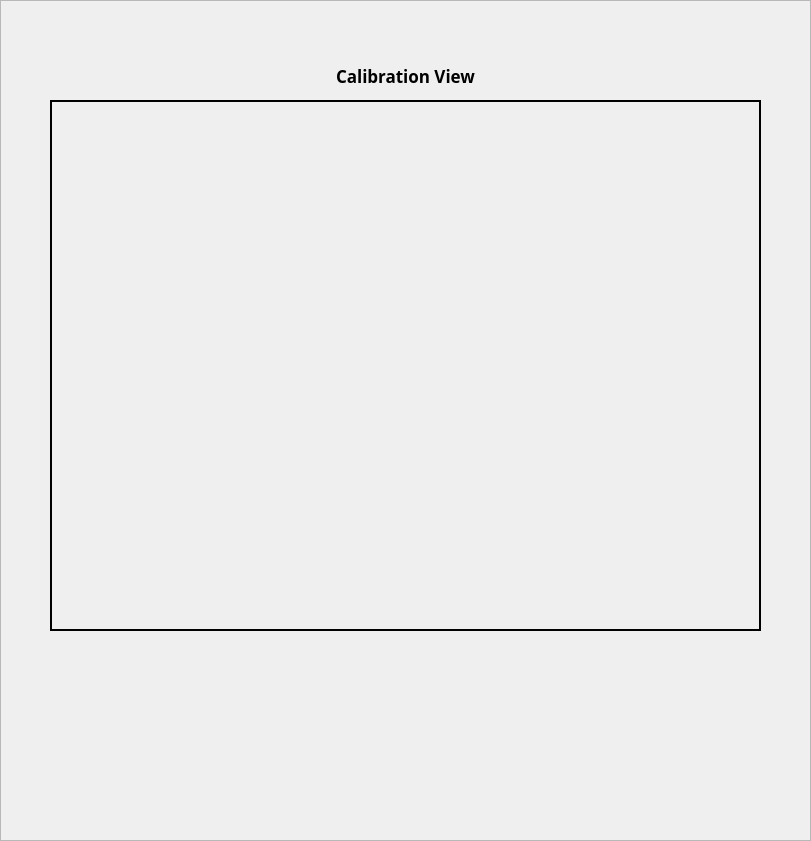
     <widget class="QFrame" name="frame">
      <property name="geometry">
       <rect>
        <x>350</x>
        <y>40</y>
        <width>811</width>
        <height>841</height>
       </rect>
      </property>
      <property name="styleSheet">
       <string notr="true"/>
      </property>
      <property name="frameShape">
       <enum>QFrame::StyledPanel</enum>
      </property>
      <property name="frameShadow">
       <enum>QFrame::Plain</enum>
      </property>
      <widget class="QWidget" name="gridLayoutWidget">
       <property name="geometry">
        <rect>
         <x>50</x>
         <y>100</y>
         <width>711</width>
         <height>531</height>
        </rect>
       </property>
       <layout class="QGridLayout" name="gridLayout">
        <property name="sizeConstraint">
         <enum>QLayout::SetDefaultConstraint</enum>
        </property>
        <item row="0" column="0">
         <widget class="QLabel" name="calib_cam_view">
          <property name="frameShape">
           <enum>QFrame::WinPanel</enum>
          </property>
          <property name="text">
           <string/>
          </property>
          <property name="pixmap">
           <pixmap>load_image.png</pixmap>
          </property>
          <property name="scaledContents">
           <bool>true</bool>
          </property>
         </widget>
        </item>
       </layout>
      </widget>
      <widget class="QLabel" name="label_46">
       <property name="geometry">
        <rect>
         <x>50</x>
         <y>50</y>
         <width>711</width>
         <height>51</height>
        </rect>
       </property>
       <property name="font">
        <font>
         <family>Barlow Condensed Light</family>
         <pointsize>13</pointsize>
         <weight>75</weight>
         <bold>true</bold>
        </font>
       </property>
       <property name="text">
        <string>Calibration View</string>
       </property>
       <property name="alignment">
        <set>Qt::AlignCenter</set>
       </property>
      </widget>
      <widget class="QLabel" name="txt_info_calib_cam">
       <property name="geometry">
        <rect>
         <x>50</x>
         <y>790</y>
         <width>711</width>
         <height>31</height>
        </rect>
       </property>
       <property name="font">
        <font>
         <family>Noto Serif</family>
         <pointsize>10</pointsize>
         <weight>75</weight>
         <bold>true</bold>
        </font>
       </property>
       <property name="styleSheet">
        <string notr="true">background: transparent</string>
       </property>
       <property name="frameShape">
        <enum>QFrame::WinPanel</enum>
       </property>
       <property name="frameShadow">
        <enum>QFrame::Sunken</enum>
       </property>
       <property name="text">
        <string/>
       </property>
      </widget>
     </widget>
